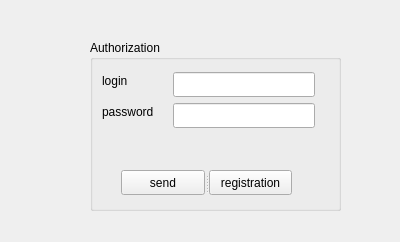
<?xml version="1.0" encoding="UTF-8"?>
<ui version="4.0">
 <class>Authorization</class>
 <widget class="QWidget" name="Authorization">
  <property name="geometry">
   <rect>
    <x>0</x>
    <y>0</y>
    <width>400</width>
    <height>242</height>
   </rect>
  </property>
  <property name="windowTitle">
   <string>Form</string>
  </property>
  <widget class="QGroupBox" name="groupBox">
   <property name="geometry">
    <rect>
     <x>90</x>
     <y>40</y>
     <width>251</width>
     <height>171</height>
    </rect>
   </property>
   <property name="title">
    <string>Authorization</string>
   </property>
   <widget class="QLineEdit" name="login">
    <property name="geometry">
     <rect>
      <x>83</x>
      <y>32</y>
      <width>142</width>
      <height>25</height>
     </rect>
    </property>
   </widget>
   <widget class="QLineEdit" name="password">
    <property name="geometry">
     <rect>
      <x>83</x>
      <y>63</y>
      <width>142</width>
      <height>25</height>
     </rect>
    </property>
   </widget>
   <widget class="QLabel" name="label">
    <property name="geometry">
     <rect>
      <x>12</x>
      <y>32</y>
      <width>34</width>
      <height>17</height>
     </rect>
    </property>
    <property name="text">
     <string>login</string>
    </property>
   </widget>
   <widget class="QLabel" name="label_2">
    <property name="geometry">
     <rect>
      <x>12</x>
      <y>63</y>
      <width>65</width>
      <height>17</height>
     </rect>
    </property>
    <property name="text">
     <string>password</string>
    </property>
   </widget>
   <widget class="QSplitter" name="splitter">
    <property name="geometry">
     <rect>
      <x>31</x>
      <y>130</y>
      <width>171</width>
      <height>25</height>
     </rect>
    </property>
    <property name="orientation">
     <enum>Qt::Horizontal</enum>
    </property>
    <widget class="QPushButton" name="pushButton">
     <property name="text">
      <string>send</string>
     </property>
    </widget>
    <widget class="QPushButton" name="pushButton_2">
     <property name="text">
      <string>registration</string>
     </property>
    </widget>
   </widget>
  </widget>
  <widget class="QLabel" name="error">
   <property name="geometry">
    <rect>
     <x>170</x>
     <y>220</y>
     <width>67</width>
     <height>17</height>
    </rect>
   </property>
   <property name="text">
    <string/>
   </property>
  </widget>
 </widget>
 <resources/>
 <connections/>
</ui>
